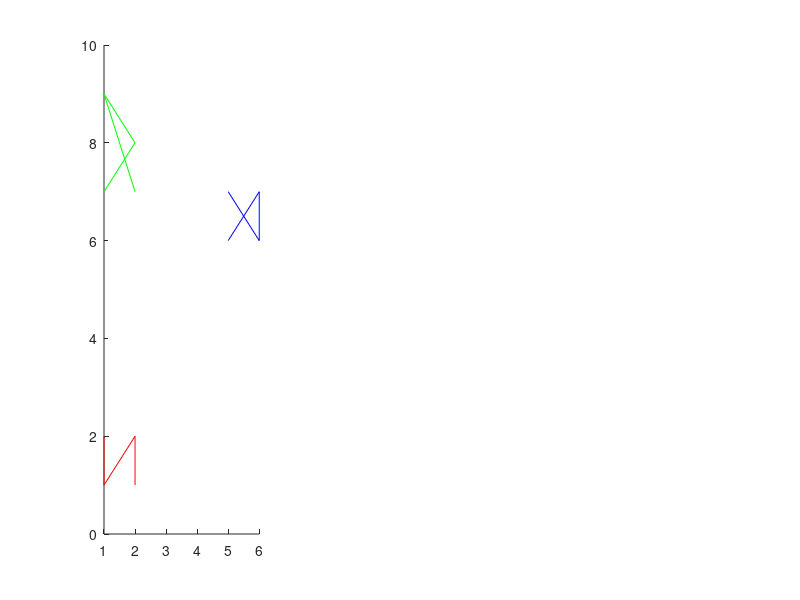

Reproduce this figure in MATLAB. (Note: this script raises an error after producing the figure.)
X = [1 2; 1 1; 2 2; 2 1; 1 7; 2 8; 1 9; 2 7; 5 6; 6 7; 6 6; 5 7];
%X = [1; 2; 3; 4; 5; 6; 7];
y = [1; 1; 1; 1; 2; 2; 2; 2; 3; 3; 3; 3];

s = ['r', 'g', 'b'];

clf;

subplot(1,3,1);
hold on;

for l = 1:3
  idx1 = find(y == l);
  X1 = X(idx1,:);
  plot(X1(:,1), X1(:,2), s(l));
end;

alpha = 0.01;
lambda = 0.1;
count = 1000;

[TT, CC] = logistic_regression_multi(X, y, [1 2 3], alpha, lambda, count);

subplot(1, 3, 2);
hold on;

disp(TT);
for l = 1:3
   cIdx = find(CC(:,1) == l);
   cc = CC(cIdx,:);
   plot(cc(:,2), cc(:,3), s(l));
end;

subplot(1, 3, 3);
hold on;

tt = TT(:,2:size(TT)(2));
m = size(X)(1);
%for l=1:3
%  r = sigmoid([ones(m,1), X] * tt(l,:)');
%  printf('theta-%d res: \n', l);
%  disp(r);
%end;

sigmoid([ones(m,1), X] * tt')
